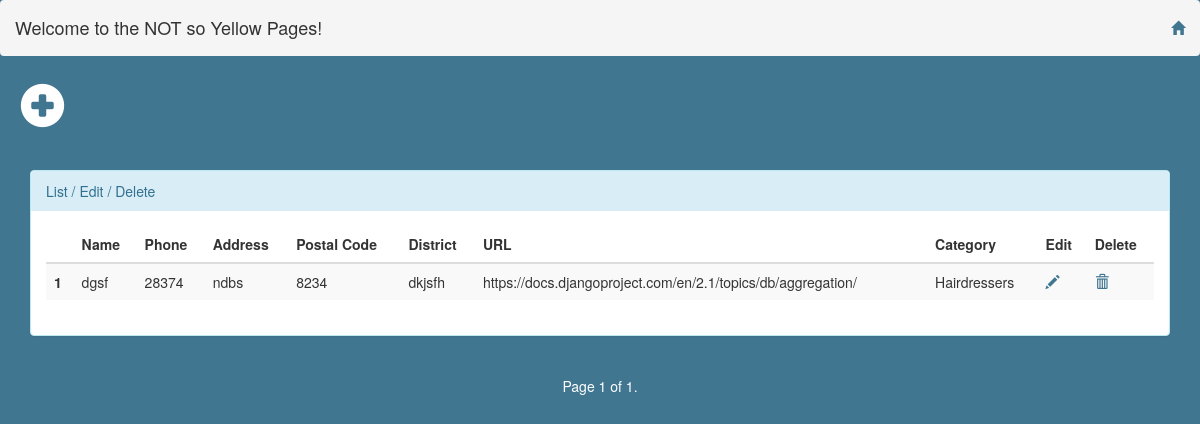
The app's page /yellowpages/admin/ (signed in), older data.
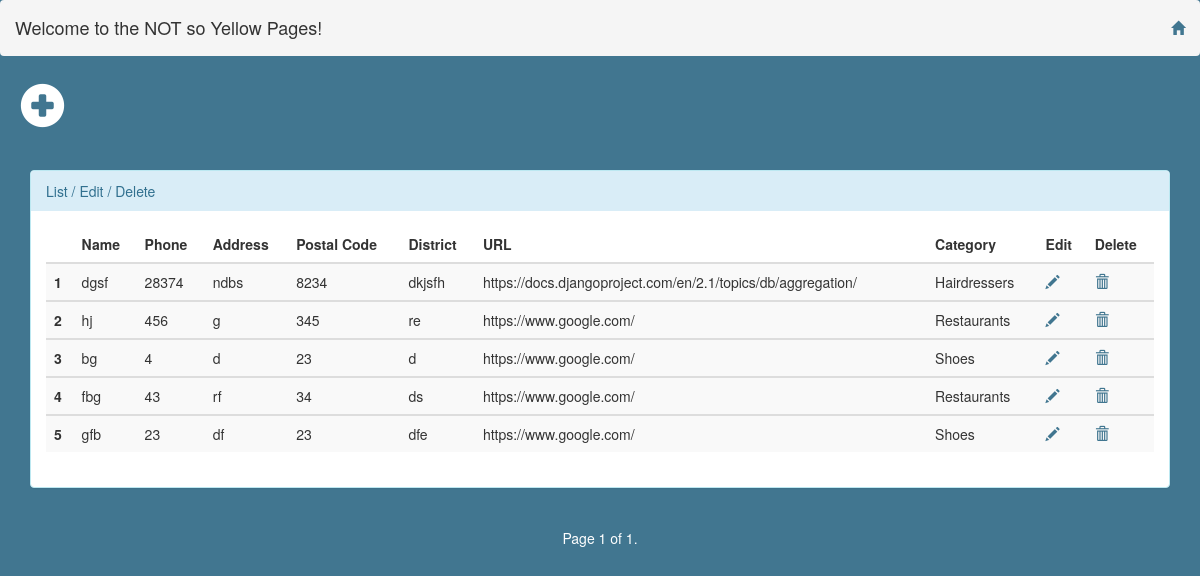
The same page, newer data.
### core/models.py (models this page shows, shortened)
class Company(models.Model):
    name = models.CharField(max_length=100)
    phone = models.IntegerField()
    address = models.CharField(max_length=200)
    postal_code = models.TextField(max_length=8)
    district = models.CharField(max_length=200)
    url = models.URLField()
    photo = models.ImageField(upload_to='companies')
    description = models.TextField(default=DESCRIPTION)
    category = models.CharField(max_length=200, choices=CATEGORY_CHOICES, default='')
    nr_searches = models.PositiveIntegerField(default=0)

### core/views.py (the view)
# urls.py: path('admin/', admin_list_companies, name="company_list"),
@login_required
def admin_list_companies(request):
    companies_list = Company.objects.all()
    companies = pagination(companies_list, request)
    form = new_company(request)
    return render(request, 'admin.html', {'companies': companies, 'form': form})

### core/views.py (called while the page is built)
def pagination(param, request):
    paginator = Paginator(param, 5)
    page = request.GET.get('page')
    return paginator.get_page(page)

@login_required
def new_company(request):
    form = CompanyForm(request.POST or None, request.FILES or None)
    if request.method == 'POST' and form.is_valid():
        form.save()
        return redirect(admin_list_companies)
    return render(request, 'form.html', {'form': form})

### core/templates/form.html (shortened to what this page needs)
{% load bootstrap %}

### core/templates/admin.html (shortened to what this page needs)
{% load bootstrap %}
<!DOCTYPE html>
<html lang="en">
<head>
    <link rel="stylesheet" href="https://maxcdn.bootstrapcdn.com/bootstrap/3.3.7/css/bootstrap.min.css">
</head>
<body>
<ol class="breadcrumb">
    <li><h4>Welcome to the NOT so Yellow Pages!</h4></li>
    <div class="homepage_button">
        <a href="{% url 'back_to_homepage' %}"><span class="glyphicon glyphicon-home" style="color:#417690"
                                                     aria-hidden="true"></span></a>
    </div>
</ol>
<div class="new_company_button">
    <a href="{% url 'company_create' %}"><span class="glyphicon glyphicon-plus-sign" style="color:white"
                                                 aria-hidden="true"></span></a>
</div>
{% block table %}
    <div class="container">
        <div class="panel-group">
            <div class="panel panel-info">
                <div class="panel-heading">List / Edit / Delete</div>
                <div class="panel-body">
                    {% if companies %}
                        <table class="table table-striped">
                            <thead>
                            <tr>
                                <th scope="col"></th>
                                <th scope="col">Name</th>
                                <th scope="col">Phone</th>
                                <th scope="col">Address</th>
                                <th scope="col">Postal Code</th>
                                <th scope="col">District</th>
                                <th scope="col">URL</th>
                                <th scope="col">Category</th>
                                <th scope="col">Edit</th>
                                <th scope="col">Delete</th>
                            </tr>
                            </thead>
                            {% for company in companies %}
                                <tbody>
                                <tr>
                                    <th scope="row">{{ company.id }}</th>
                                    <td>{{ company.name }}</td>
                                    <td>{{ company.phone }}</td>
                                    <td>{{ company.address }}</td>
                                    <td>{{ company.postal_code }}</td>
                                    <td>{{ company.district }}</td>
                                    <td>{{ company.url }}</td>
                                    <td>{{ company.category }}</td>
                                    <td><a href="{% url 'company_update' company.id %}"><span
                                            class="glyphicon glyphicon-pencil" style="color:#417690"></span></a></td>
                                    <form method="POST">
                                        <td><a href="{% url 'company_delete' company.id %}"><span
                                                class="glyphicon glyphicon-trash" style="color:#417690"></span></a></td>
                                    </form>
                                </tr>
                                </tbody>
                            {% endfor %}
                        </table>
                    {% else %}
                        <p>There are no companies to list.</p>
                    {% endif %}
                </div>
            </div>
        </div>
    </div>
{% endblock %}
<div class="text-center">
    <div class="pagination">
            <span class="step-links">
                <span class="current">
                    Page {{ companies.number }} of {{ companies.paginator.num_pages }}.
                </span>
            </span>
    </div>
</div>
</body>
</html>

Row changes from the older to the newer data that the page shows:
added Company: id "2", name "hj", phone "456", address "g", postal_code "345", district "re", url "https://www.google.com/", category "Restaurants"
added Company: id "3", name "bg", phone "4", address "d", postal_code "23", district "d", url "https://www.google.com/", category "Shoes"
added Company: id "4", name "fbg", phone "43", address "rf", postal_code "34", district "ds", url "https://www.google.com/", category "Restaurants"
added Company: id "5", name "gfb", phone "23", address "df", postal_code "23", district "dfe", url "https://www.google.com/", category "Shoes"
